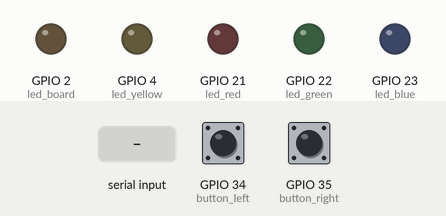
Simulated run of this program. Board: ESP32 board running MicroPython. On the bench: output pins drawn as LEDs (lit = HIGH). Dashed ring = blinking. Inputs (shaded band) come from the test bench; at power-on: GPIO 34 (button_left) LOW, GPIO 35 (button_right) LOW. What the program prints to the serial console is not drawn.

Above: at 4.6 s.
5.1 s: GPIO 34 (button_left) pulled HIGH for 0.3 s
At 6.4 s:
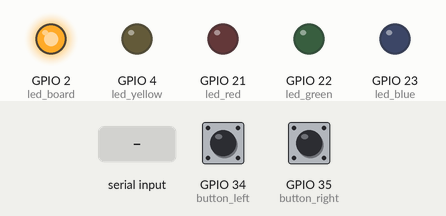
6.9 s: "1\n" received over the second serial link
At 8.1 s:
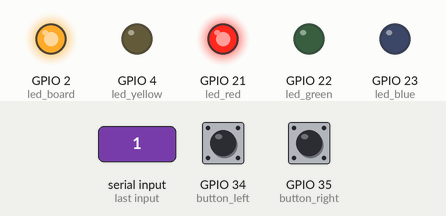
8.4 s: GPIO 35 (button_right) pulled HIGH for 1 s
At 11.5 s:
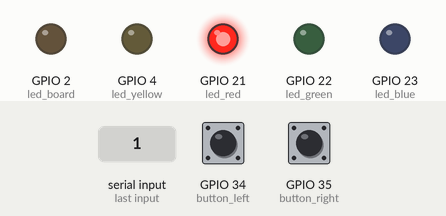
11.8 s: GPIO 35 (button_right) pulled HIGH for 3.2 s
At 13.5 s:
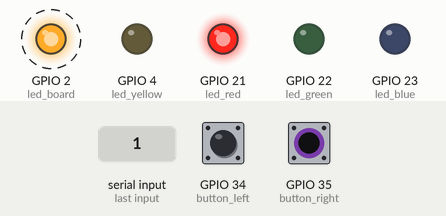
16.5 s: "forward\n" received over the second serial link
At 16.8 s:
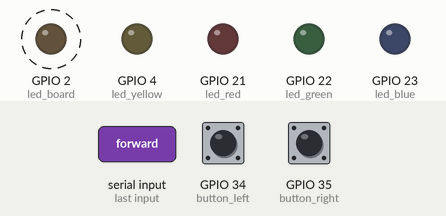
Timing chart, 0 to 19.0 s (numbered marks = the images above; inputs shaded):
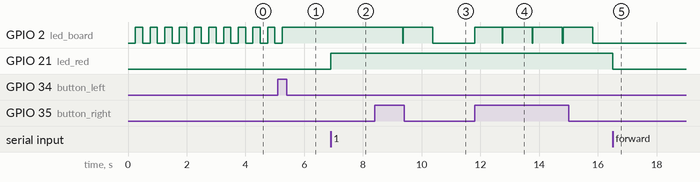

The program:

ESP32_Controller.py
```python
# Implements communication with Webots via Serial over USB.
# Works with the "line_following_with_HIL" controller in Webots.

# Tested with MicroPython v1.25.0 on ESP32 WROOM 32 dev kit board
# communicating with Webots R2023a, on Windows 11 running Python 3.10.5 64-bit
# Author: Felipe N. Martins
# Date: 19 May 2025

#################################################################
########## Close Thonny after start running this code ###########
# This is necessary because the serial port cannot be used by   #
# two different programs (Thonny and Webots) at the same time.  #
#################################################################

from machine import Pin, UART
from time import sleep

# Set serial to UART0 to guarantee USB communication in case of reset
# uart = UART(0, 115200, tx=1, rx=3)

led_board = Pin(2, Pin.OUT)     # Define ESP32 onboard LED
led_yellow = Pin(4, Pin.OUT)
led_blue = Pin(23, Pin.OUT)
led_green = Pin(22, Pin.OUT)
led_red = Pin(21, Pin.OUT)
button_left = Pin(34, Pin.IN, Pin.PULL_DOWN)
button_right = Pin(35, Pin.IN, Pin.PULL_DOWN)
# Button value is normally False. Returns True when clicked.

# Wait for the button click before changing the serial port to UART1.
# During the wait period, the program can be stopped using the STOP button.
print("Click the button on the ESP32 to continue. Then, close Thonny and run the Webots simulation.")
print("Or click STOP in Thonny to return to the REPL.")
while button_left() == False:
    sleep(0.25)
    led_board.value(not led_board())

# Set serial to UART1 using the same pins as UART0 to communicate via USB
uart = UART(1, 115200, tx=1, rx=3)

# Initial status of the line sensor: updated by Webots via serial
line_left = False
line_center = False
line_right = False

# Variables to implement the line-following state machine
current_state = 'forward'
counter = 0
COUNTER_MAX = 5
COUNTER_STOP = 50
state_updated = True

while True:

    ############################################
    #                  See                     #
    ############################################

    # Check if anything was received via serial to update sensor status
    if uart.any():
        msg_bytes = uart.read()    # Read all received messages
        msg_str = str(msg_bytes, 'UTF-8')  # Convert to string
        # Ignore old messages (Webots can send faster than the ESP32 can process)
        # Then split them in the same order used in Webots and update sensor status

        # line_left
        if msg_str[-4:-3] == '1':
            line_left = True
            led_blue.on()
        else:
            line_left = False
            led_blue.off()
        # line_center
        if msg_str[-3:-2] == '1':
            line_center = True
            led_green.on()
        else:
            line_center = False
            led_green.off()
        # line_right
        if msg_str[-2:-1] == '1':
            line_right = True
            led_red.on()
        else:
            line_right = False
            led_red.off()


    ############################################
    #                 Think                    #
    ############################################

    # Implement the line-following state machine transitions
    if current_state == 'forward':
        counter = 0
        if line_right and not line_left:
            current_state = 'turn_right'
            state_updated = True
        elif line_left and not line_right:
            current_state = 'turn_left'
            state_updated = True
        elif line_left and line_right and line_center: # lost the line
            current_state = 'turn_left'
            state_updated = True
        elif line_left and line_center and not line_right:
            current_state = 'forward'
            state_updated = True
        elif button_right.value() == True:
            current_state = 'stop'
            state_updated = True


    if current_state == 'turn_right':
        if counter >= COUNTER_MAX:
            current_state = 'forward'
            state_updated = True
        elif button_right.value() == True:
            current_state = 'stop'
            state_updated = True

    if current_state == 'turn_left':
        if counter >= COUNTER_MAX:
            current_state = 'forward'
            state_updated = True
        elif button_right.value() == True:
            current_state = 'stop'
            state_updated = True

    if current_state == 'stop':
        led_board.value(1)
        if counter >= COUNTER_STOP:
            current_state = 'forward'
            state_update = True
            led_board.value(0)


    ############################################
    #                  Act                     #
    ############################################

    # Send the new state when updated
    if state_updated == True:
        uart.write(current_state + '\n')
        state_updated = False

    counter += 1    # increment counter
    sleep(0.02)     # wait 0.02 seconds
```

Measured:
- after the input at 5.1 s, GPIO 2 (led_board): goes on until 5.3 s, then stays HIGH
- after the input at 6.9 s, GPIO 21 (led_red): LOW → HIGH at once
- after the input at 8.4 s, GPIO 2 (led_board): HIGH → LOW after 0.96 s, → HIGH 0.02 s later, → LOW 1.0 s later
- after the input at 11.8 s, GPIO 2 (led_board): alternates HIGH for 1.0 s and LOW for 0.02 s, starting at once
- after the input at 16.5 s, GPIO 21 (led_red): HIGH → LOW at once
